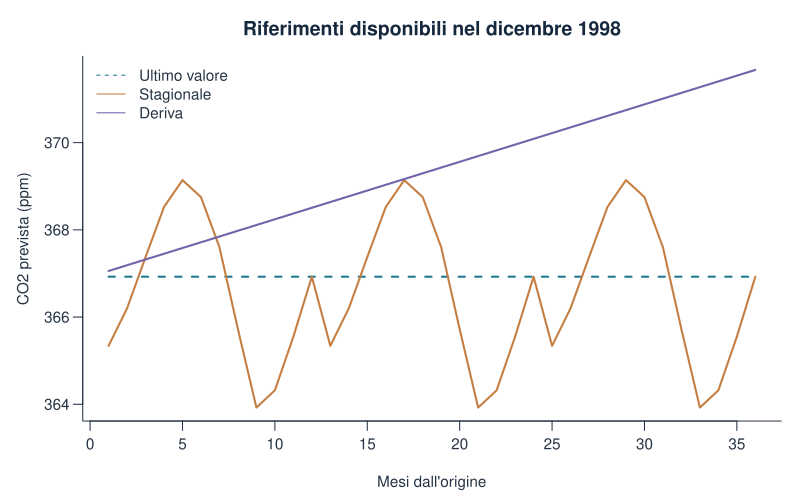

Recreate this plot in R.
stile_grafico()
matplot(1:h,cbind(ultimo,stagionale,pred_deriva),type="l",lty=c(2,1,1),
  col=palette_geo[1:3],lwd=2,xlab="Mesi dall'origine",ylab="CO2 prevista (ppm)",
  main="Riferimenti disponibili nel dicembre 1998")
legend("topleft",c("Ultimo valore","Stagionale","Deriva"),col=palette_geo[1:3],lty=c(2,1,1),bty="n")
